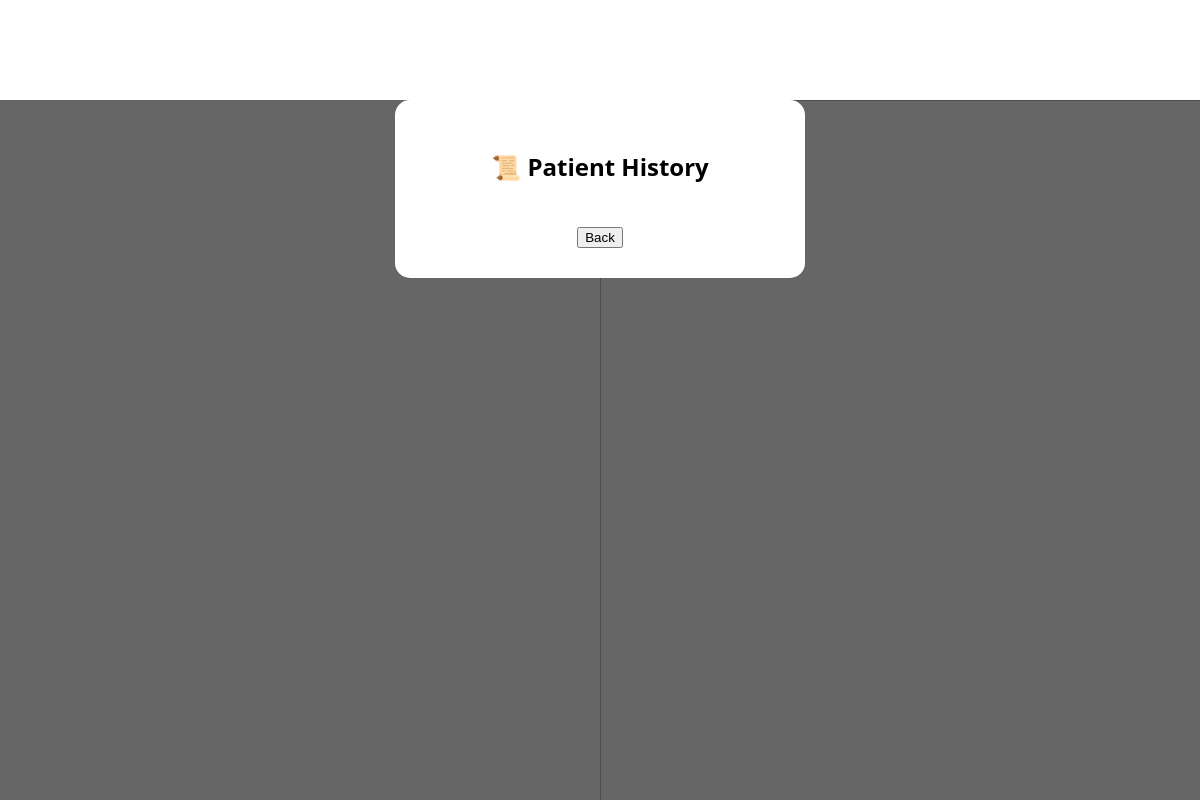
Page /history on the earlier database version.
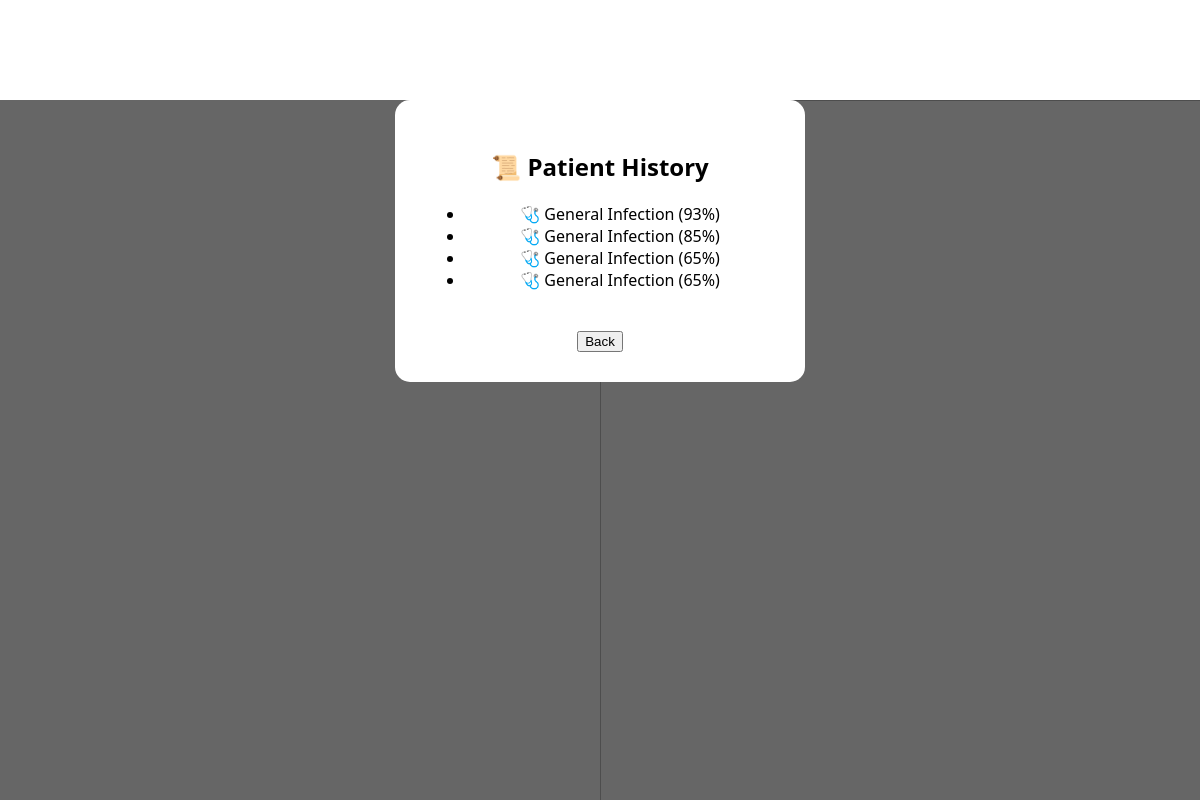
Same page on the later database version.
### tables this page shows
CREATE TABLE history (
            result TEXT
        );

### app.py (the view)
@app.route('/history')
def show_history():
    conn = sqlite3.connect('database.db')
    c = conn.cursor()
    c.execute("SELECT result FROM history")
    data = c.fetchall()
    conn.close()
    return render_template('history.html', history=data)

### templates/history.html (shortened to what this page needs)
<!DOCTYPE html>
<html>
<head>
</head>
<body>
<img class="bg" src="https://images.pexels.com/photos/4386466/pexels-photo-4386466.jpeg?auto=compress&cs=tinysrgb&w=1600">
<div class="overlay"></div>
<div class="card">
<h2>📜 Patient History</h2>
<ul>
{% for item in history %}
<li>{{ item[0] }}</li>
{% endfor %}
</ul>
<br>
<a href="/dashboard"><button>Back</button></a>
</div>
</body>
</html>

Differences in the rows shown:
added history: result "🩺 General Infection (93%)"
added history: result "🩺 General Infection (85%)"
added history: result "🩺 General Infection (65%)"
added history: result "🩺 General Infection (65%)"
